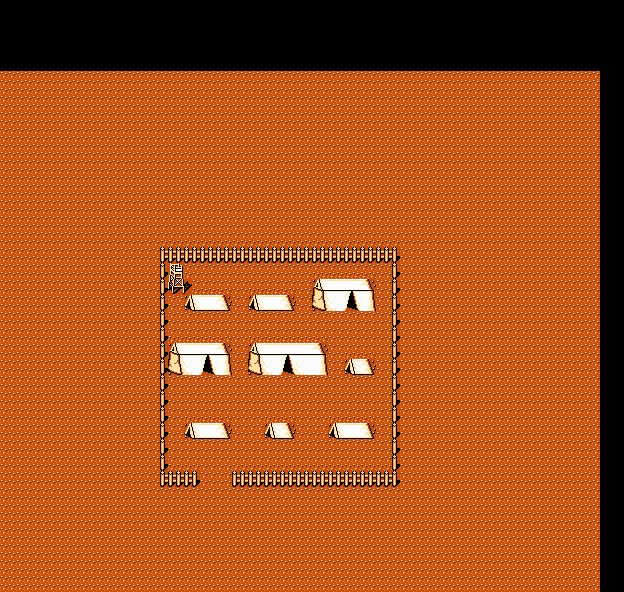

A level layout from a 2D game, rendered from its tile map. Below: a short description, then the map file with its tile-grid data intact:
An orthogonal 39x37 tile map with 16x16 px tiles, 1 tile layer (Tile Layer 1), 2 tilesets.

<map version="1.0" tiledversion="1.1.0" orientation="orthogonal" renderorder="right-down" width="39" height="37" tilewidth="16" tileheight="16" infinite="0" nextobjectid="1">
 <tileset firstgid="1" source="camps.tsx" />
 <tileset firstgid="26" source="cities_tileset.tsx" />
 <layer name="Tile Layer 1" width="39" height="37" offsetx="-24.1882" offsety="71.3551">
  <data encoding="csv">
17,17,17,17,17,17,17,17,17,17,17,17,17,17,17,17,17,17,17,17,17,17,17,17,17,17,17,17,17,17,17,17,17,17,17,17,17,17,17,
17,17,17,17,17,17,17,17,17,17,17,17,17,17,17,17,17,17,17,17,17,17,17,17,17,17,17,17,17,17,17,17,17,17,17,17,17,17,17,
17,17,17,17,17,17,17,17,17,17,17,17,17,17,17,17,17,17,17,17,17,17,17,17,17,17,17,17,17,17,17,17,17,17,17,17,17,17,17,
17,17,17,17,17,17,17,17,17,17,17,17,17,17,17,17,17,17,17,17,17,17,17,17,17,17,17,17,17,17,17,17,17,17,17,17,17,17,17,
17,17,17,17,17,17,17,17,17,17,17,17,17,17,17,17,17,17,17,17,17,17,17,17,17,17,17,17,17,17,17,17,17,17,17,17,17,17,17,
17,17,17,17,17,17,17,17,17,17,17,17,17,17,17,17,17,17,17,17,17,17,17,17,17,17,17,17,17,17,17,17,17,17,17,17,17,17,17,
17,17,17,17,17,17,17,17,17,17,17,17,17,17,17,17,17,17,17,17,17,17,17,17,17,17,17,17,17,17,17,17,17,17,17,17,17,17,17,
17,17,17,17,17,17,17,17,17,17,17,17,17,17,17,17,17,17,17,17,17,17,17,17,17,17,17,17,17,17,17,17,17,17,17,17,17,17,17,
17,17,17,17,17,17,17,17,17,17,17,17,17,17,17,17,17,17,17,17,17,17,17,17,17,17,17,17,17,17,17,17,17,17,17,17,17,17,17,
17,17,17,17,17,17,17,17,17,17,17,17,17,17,17,17,17,17,17,17,17,17,17,17,17,17,17,17,17,17,17,17,17,17,17,17,17,17,17,
17,17,17,17,17,17,17,17,17,17,17,17,17,17,17,17,17,17,17,17,17,17,17,17,17,17,17,17,17,17,17,17,17,17,17,17,17,17,17,
17,17,17,17,17,17,17,17,17,17,17,14,12,12,12,12,12,12,12,12,12,12,12,12,12,12,11,17,17,17,17,17,17,17,17,17,17,17,17,
17,17,17,17,17,17,17,17,17,17,17,15,16,17,17,17,17,17,17,17,17,17,17,17,17,17,11,17,17,17,17,17,17,17,17,17,17,17,17,
17,17,17,17,17,17,17,17,17,17,17,15,21,22,17,17,17,17,17,17,17,1,2,3,5,17,11,17,17,17,17,17,17,17,17,17,17,17,17,
17,17,17,17,17,17,17,17,17,17,17,15,17,18,19,20,17,18,19,20,17,6,7,8,10,17,11,17,17,17,17,17,17,17,17,17,17,17,17,
17,17,17,17,17,17,17,17,17,17,17,15,17,17,17,17,17,17,17,17,17,17,17,17,17,17,11,17,17,17,17,17,17,17,17,17,17,17,17,
17,17,17,17,17,17,17,17,17,17,17,15,17,17,17,17,17,17,17,17,17,17,17,17,17,17,11,17,17,17,17,17,17,17,17,17,17,17,17,
17,17,17,17,17,17,17,17,17,17,17,15,1,2,3,5,17,1,2,3,4,5,17,17,17,17,11,17,17,17,17,17,17,17,17,17,17,17,17,
17,17,17,17,17,17,17,17,17,17,17,15,6,7,8,10,17,6,7,8,9,10,17,18,20,17,11,17,17,17,17,17,17,17,17,17,17,17,17,
17,17,17,17,17,17,17,17,17,17,17,15,17,17,17,17,17,17,17,17,17,17,17,17,17,17,11,17,17,17,17,17,17,17,17,17,17,17,17,
17,17,17,17,17,17,17,17,17,17,17,15,17,17,17,17,17,17,17,17,17,17,17,17,17,17,11,17,17,17,17,17,17,17,17,17,17,17,17,
17,17,17,17,17,17,17,17,17,17,17,15,17,17,17,17,17,17,17,17,17,17,17,17,17,17,11,17,17,17,17,17,17,17,17,17,17,17,17,
17,17,17,17,17,17,17,17,17,17,17,15,17,18,19,20,17,17,18,20,17,17,18,19,20,17,11,17,17,17,17,17,17,17,17,17,17,17,17,
17,17,17,17,17,17,17,17,17,17,17,15,17,17,17,17,17,17,17,17,17,17,17,17,17,17,11,17,17,17,17,17,17,17,17,17,17,17,17,
17,17,17,17,17,17,17,17,17,17,17,15,17,17,17,17,17,17,17,17,17,17,17,17,17,17,11,17,17,17,17,17,17,17,17,17,17,17,17,
17,17,17,17,17,17,17,17,17,17,17,14,12,13,17,17,12,12,12,12,12,12,12,12,12,12,11,17,17,17,17,17,17,17,17,17,17,17,17,
17,17,17,17,17,17,17,17,17,17,17,17,17,17,17,17,17,17,17,17,17,17,17,17,17,17,17,17,17,17,17,17,17,17,17,17,17,17,17,
17,17,17,17,17,17,17,17,17,17,17,17,17,17,17,17,17,17,17,17,17,17,17,17,17,17,17,17,17,17,17,17,17,17,17,17,17,17,17,
17,17,17,17,17,17,17,17,17,17,17,17,17,17,17,17,17,17,17,17,17,17,17,17,17,17,17,17,17,17,17,17,17,17,17,17,17,17,17,
17,17,17,17,17,17,17,17,17,17,17,17,17,17,17,17,17,17,17,17,17,17,17,17,17,17,17,17,17,17,17,17,17,17,17,17,17,17,17,
17,17,17,17,17,17,17,17,17,17,17,17,17,17,17,17,17,17,17,17,17,17,17,17,17,17,17,17,17,17,17,17,17,17,17,17,17,17,17,
17,17,17,17,17,17,17,17,17,17,17,17,17,17,17,17,17,17,17,17,17,17,17,17,17,17,17,17,17,17,17,17,17,17,17,17,17,17,17,
17,17,17,17,17,17,17,17,17,17,17,17,17,17,17,17,17,17,17,17,17,17,17,17,17,17,17,17,17,17,17,17,17,17,17,17,17,17,17,
17,17,17,17,17,17,17,17,17,17,17,17,17,17,17,17,17,17,17,17,17,17,17,17,17,17,17,17,17,17,17,17,17,17,17,17,17,17,17,
17,17,17,17,17,17,17,17,17,17,17,17,17,17,17,17,17,17,17,17,17,17,17,17,17,17,17,17,17,17,17,17,17,17,17,17,17,17,17,
17,17,17,17,17,17,17,17,17,17,17,17,17,17,17,17,17,17,17,17,17,17,17,17,17,17,17,17,17,17,17,17,17,17,17,17,17,17,17,
17,17,17,17,17,17,17,17,17,17,17,17,17,17,17,17,17,17,17,17,17,17,17,17,17,17,17,17,17,17,17,17,17,17,17,17,17,17,17
</data>
 </layer>
</map>